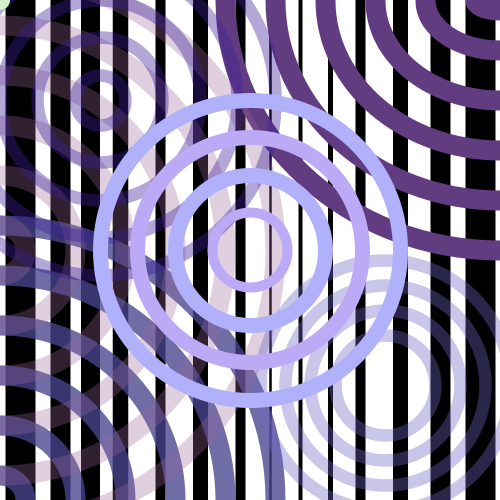
Frame 1 (no input)
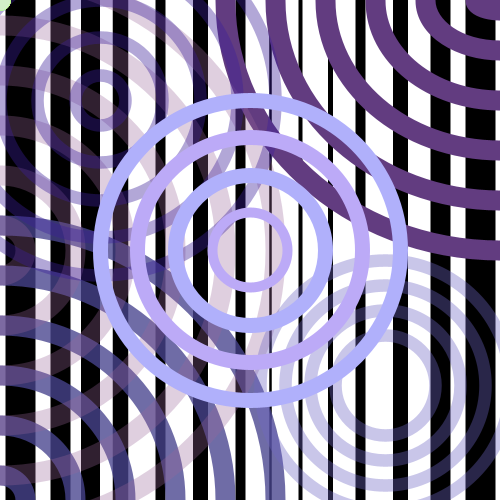
Frame 60 (the mouse pressed at the canvas centre just before this capture)
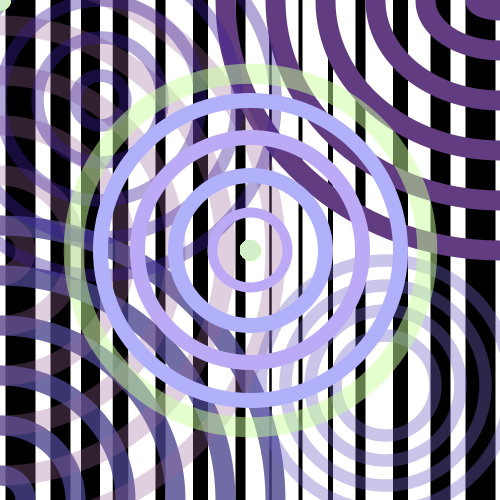
Frame 120 (the mouse held since frame 60 and released just before this capture)

The Processing sketch that drew these frames (run headless with seeded random() and noise(); from frame 60 on, the mouse is pressed at the canvas centre):

// Processing sketch: processing_21676
// ── processing_21676.pde

void setup(){
  //(250,250)
  size(500, 500);
  smooth();
  background(255);
  noFill();
   
  //Background Lines
  strokeWeight(30);
  line(480, 500, 480, 0);
  strokeWeight(20);
  line(440, 500, 440, 0);
  strokeWeight(15);
  line(400, 500, 400, 0);
  strokeWeight(10);
  line(360, 500, 360, 0);
  strokeWeight(5);
  line(330, 500, 330, 0);
  strokeWeight(4);
  line(300, 500, 300, 0); //1 pattern ends
  
  strokeWeight(2.5);
  line(270, 500, 270, 0);
  strokeWeight(10);
  line(240, 500, 240, 0);
  strokeWeight(15);
  line(200, 500, 200, 0);
  strokeWeight(10);
  line(160, 500, 160, 0);
  strokeWeight(15.5);
  line(120, 500, 120, 0);
  strokeWeight(19);
  line(90, 500, 90, 0);
  strokeWeight(20);
  line(60, 500, 60, 0);
  strokeWeight(30);
  line(20, 500, 20, 0); // 2 pattern ends

//Circles
  stroke(#623c80,450);
  strokeWeight(20);
  ellipse(500, 0, 550, 500);
  ellipse(500, 0, 450, 400);
  ellipse(500, 0, 350, 300);
  ellipse(500, 0, 250, 200);
  ellipse(500, 0, 150, 100);
  ellipse(500, 0,  50,  20);
  
  stroke(#47438d,200);
  strokeWeight(20);
  ellipse(0, 500, 550, 550);
  ellipse(0, 500, 450, 450);
  ellipse(0, 500, 350, 350);
  ellipse(0, 500, 250, 250);
  ellipse(0, 500, 150, 150);
  ellipse(0, 500, 50, 50);
  
  stroke(153,102,153,80);
  strokeWeight(20);
  ellipse(0, 250, 550, 550);
  ellipse(0, 250, 450, 450);
  ellipse(0, 250, 350, 350);
  ellipse(0, 250, 250, 250);
  ellipse(0, 250, 150, 150);
  ellipse(0, 250, 50, 50);
  
  stroke(#6e67c4,95);
  strokeWeight(12.5);
  ellipse(385, 385, 250, 250);
  ellipse(385, 385, 200, 200);
  ellipse(385, 385, 150, 150);
  ellipse(385, 385, 100, 100);
  
  stroke(#3b1e9a,100);
  strokeWeight(12.5);
  ellipse(100, 100, 350, 350);
  ellipse(100, 100, 275, 275);
  ellipse(100, 100, 200, 200);
  ellipse(100, 100, 125, 125);
  ellipse(100, 100, 50, 50);
  

//middle circle
   
  stroke(#b0b0fb,440);
  strokeWeight(15);
  ellipse(250, 250, 300, 300);
  ellipse(250, 250, 150, 150);
  
  stroke(#bcaaf7,460);
  strokeWeight(15);
  ellipse(250, 250, 225, 225);
  
  
  stroke(#bcaaf7,470);
  strokeWeight(10);
  ellipse(250, 250, 75, 75);
  
  stroke(#c7ff99, 125);
  fill(#D2EFC9);
   
     
}

//circles

void draw(){
  float weight = dist(mouseX, mouseY, pmouseX, pmouseY);
  strokeWeight(weight);
  ellipse(mouseX, mouseY, 20, 20);
}
